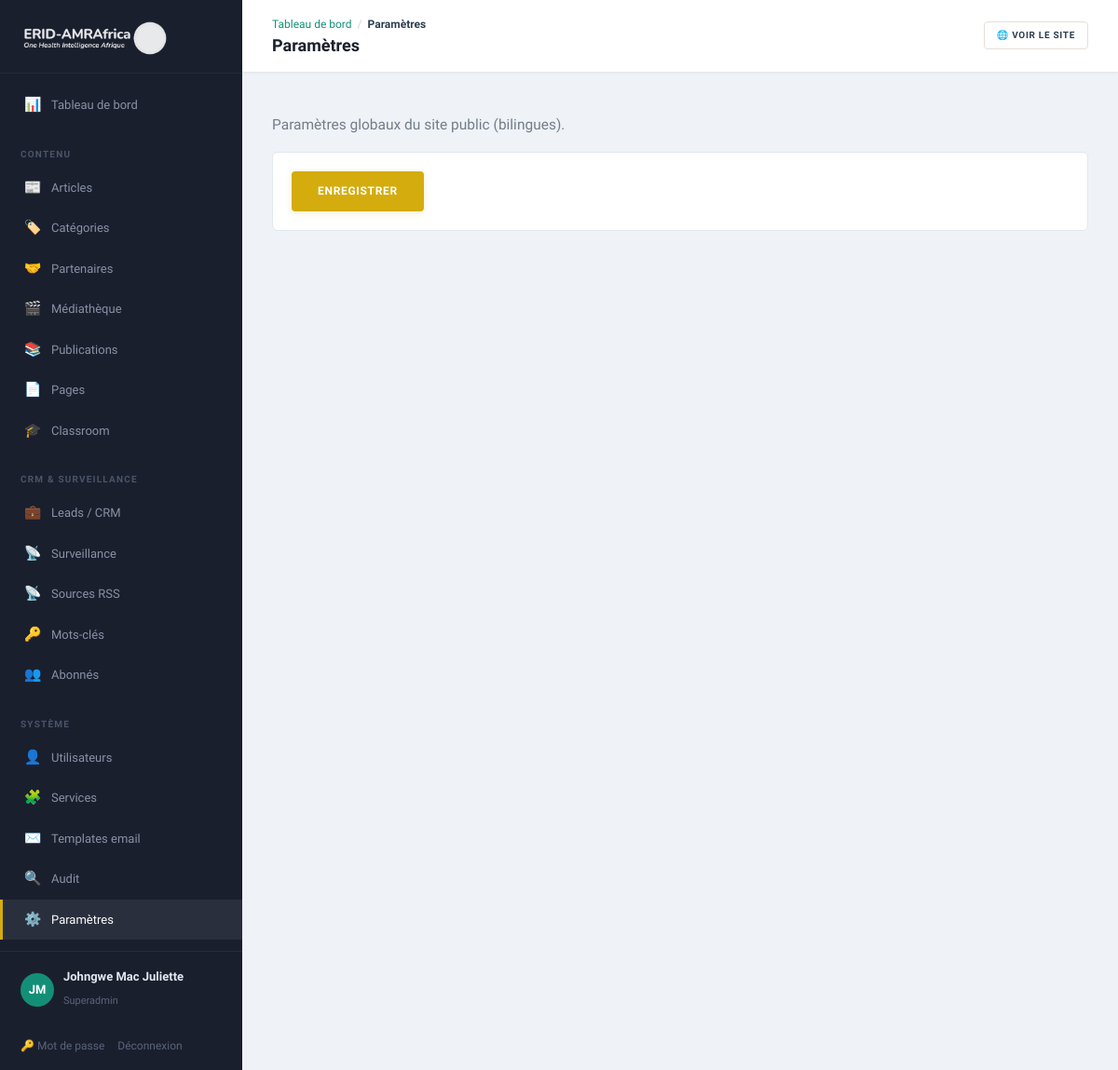
Before: /admin/settings (signed in) with the older database file.
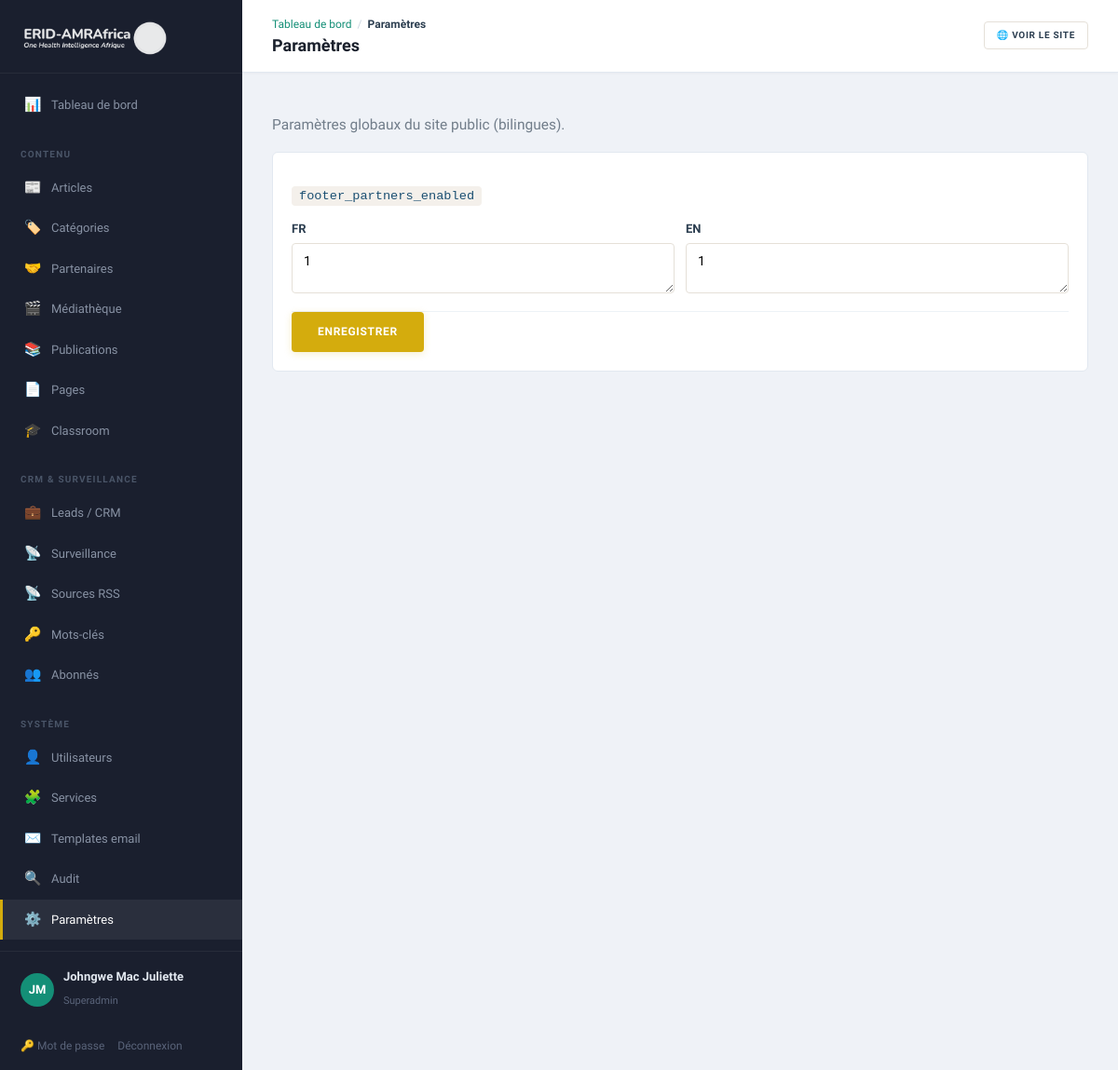
After: the same page with the newer database file.
### tables this page shows
CREATE TABLE settings (
    setting_key     VARCHAR(100)    PRIMARY KEY,
    value_fr        TEXT            NULL,
    value_en        TEXT            NULL,
    updated_at      DATETIME        NOT NULL DEFAULT CURRENT_TIMESTAMP ON UPDATE CURRENT_TIMESTAMP
);

### app/Core/View.php (called while the page is built, shortened)
<?php
final class View
{
    public static function render(string $template, array $data = [], string $layout = 'public'): void
    {
        $root = Config::get('root');
        extract($data, EXTR_SKIP);
        require $root . '/app/Views/' . $template . '.php';
        $content = ob_get_clean();
        require $root . '/app/Views/layouts/' . $layout . '.php';
    }
    public static function e(?string $s): string
    {
        return htmlspecialchars((string) $s, ENT_QUOTES, 'UTF-8');
    }
}

### app/Core/Controller.php (called while the page is built, shortened)
<?php
abstract class Controller
{
    protected function view(string $template, array $data = [], string $layout = 'public'): void
    {
        View::render($template, $data, $layout);
    }
}

### app/Controllers/Admin/ContentController.php (called while the page is built, shortened)
<?php
final class ContentController extends Controller
{
    public function settings(): void
    {
        $settings = Database::all('SELECT * FROM settings ORDER BY setting_key');
        $this->view('admin/settings', ['title' => 'Paramètres', 'settings' => $settings], 'admin');
    }
}

### public/index.php (called while the page is built, shortened)
<?php
spl_autoload_register(function (string $class): void {
    $path = APP_ROOT . '/app/' . str_replace('\\', '/', substr($class, 4)) . '.php';
});
$router = new Router();
$router->dispatch($_SERVER['REQUEST_METHOD'], $_SERVER['REQUEST_URI']);

### app/Core/Auth.php (called while the page is built, shortened)
<?php
final class Auth
{
    public static function check(): bool
    {
        return true;
    }
    public static function user(): ?array
    {
        return [
            'id'   => $_SESSION['uid'],
            'name' => $_SESSION['uname'],
            'role' => $_SESSION['urole'],
        ];
    }
}

### app/Core/Config.php (called while the page is built, shortened)
<?php
final class Config
{
    private static array $data = [];
    public static function load(string $root): void
    {
        $env = [];
        self::$data = [
            'app' => [
                'name'   => $env['APP_NAME']   ?? 'ERID-AMRAfrica',
                'env'    => $env['APP_ENV']    ?? 'production',
                'url'    => $env['APP_URL']    ?? 'http://localhost:8080',
                'locale' => $env['APP_LOCALE'] ?? 'fr',
            ],
            'db' => [
                'host' => $env['DB_HOST'] ?? '127.0.0.1',
                'port' => $env['DB_PORT'] ?? '3306',
                'name' => $env['DB_NAME'] ?? 'erid_amrafrica',
                'user' => $env['DB_USER'] ?? 'root',
                'pass' => $env['DB_PASS'] ?? '',
            ],
            'mail' => [
                'from'      => $env['MAIL_FROM'] ?? 'consulting@erid-amrafrica.org',
                'from_name' => $env['MAIL_FROM_NAME'] ?? 'ERID-AMRAfrica',
            ],
            'root' => $root,
        ];
    }
    public static function get(string $key): mixed
    {
        return self::$data[$key] ?? null;
    }
}

### app/Core/Database.php (called while the page is built, shortened)
<?php
final class Database
{
    private static ?PDO $pdo = null;
    public static function pdo(): PDO
    {
        if (self::$pdo === null) {
            $cfg = Config::get('db');
            $dsn = sprintf(
                'mysql:host=%s;port=%s;dbname=%s;charset=utf8mb4',
                $cfg['host'], $cfg['port'], $cfg['name']
            );
            try {
                self::$pdo = new PDO($dsn, $cfg['user'], $cfg['pass'], [
                    PDO::ATTR_ERRMODE            => PDO::ERRMODE_EXCEPTION,
                    PDO::ATTR_DEFAULT_FETCH_MODE => PDO::FETCH_ASSOC,
                    PDO::ATTR_EMULATE_PREPARES   => false,
                    PDO::MYSQL_ATTR_INIT_COMMAND => "SET NAMES utf8mb4 COLLATE utf8mb4_unicode_ci",
                ]);
            } catch (PDOException $e) {
                http_response_code(500);
                exit('Database connection failed.');
            }
        }
        return self::$pdo;
    }
    public static function all(string $sql, array $params = []): array
    {
        $stmt = self::pdo()->prepare($sql);
        $stmt->execute($params);
        return $stmt->fetchAll();
    }
}

### app/Views/admin/settings.php (the view, shortened to what the changed rows need)
<?php
$e = fn($s) => View::e($s);
?>
<p class="muted">Paramètres globaux du site public (bilingues).</p>
<div class="panel">
  <form method="post" action="/admin/settings">
    <?php foreach ($settings as $s): ?>
      <div class="setting-row">
        <code><?= $e($s['setting_key']) ?></code>
        <div class="form-grid">
          <label>FR<textarea name="fr[<?= $e($s['setting_key']) ?>]" rows="2"><?= $e($s['value_fr']) ?></textarea></label>
          <label>EN<textarea name="en[<?= $e($s['setting_key']) ?>]" rows="2"><?= $e($s['value_en']) ?></textarea></label>
        </div>
      </div>
    <?php endforeach; ?>
    <button class="btn btn-gold lg" type="submit">Enregistrer</button>
  </form>
</div>

### app/Core/Router.php (shortened to what the changed rows need)
<?php
final class Router
{
    private array $routes = ['GET' => [], 'POST' => []];
    public function get(string $path, callable|array $handler): void
    {
        $this->routes['GET'][$this->normalize($path)] = $handler;
    }
    public function post(string $path, callable|array $handler): void
    {
        $this->routes['POST'][$this->normalize($path)] = $handler;
    }
    private function normalize(string $path): string
    {
        return '/' . trim($path, '/');
    }
    public function dispatch(string $method, string $uri): void
    {
        $path = $this->normalize(parse_url($uri, PHP_URL_PATH) ?: '/');
        foreach ($this->routes[$method] ?? [] as $route => $handler) {
            $pattern = '#^' . preg_replace('#\{[a-zA-Z_]+\}#', '([^/]+)', $route) . '$#';
            if (preg_match($pattern, $path, $m)) {
                array_shift($m);
                $this->invoke($handler, $m);
                return;
            }
        }
    }
    private function invoke(callable|array $handler, array $args): void
    {
        if (is_array($handler)) {
            [$class, $method] = $handler;
            (new $class())->{$method}(...$args);
            return;
        }
    }
}

### app/Views/layouts/admin.php (shortened to what the changed rows need)
<?php
$e = fn($s) => View::e($s);
$u = Auth::user();
$uri = strtok($_SERVER['REQUEST_URI'] ?? '', '?');
$isActive = fn($path) => $uri === $path ? 'active' : '';
$initials = implode('', array_map(fn($w) => mb_strtoupper(mb_substr($w, 0, 1)), explode(' ', $u['name'] ?? 'A')));
$crumbs = [['Tableau de bord', '/admin']];
$segments = array_filter(explode('/', trim($uri, '/')));
array_shift($segments);
$breadcrumbLabels = [
    'articles' => 'Articles', 'categories' => 'Catégories', 'partners' => 'Partenaires', 'media' => 'Médiathèque', 'publications' => 'Publications',
    'pages' => 'Pages', 'courses' => 'Classroom', 'leads' => 'Leads / CRM',
    'rumours' => 'Surveillance', 'rss-sources' => 'Sources RSS', 'keyword-rules' => 'Mots-clés',
    'subscribers' => 'Abonnés', 'users' => 'Utilisateurs',
    'services' => 'Services', 'email-templates' => 'Templates email', 'audit' => 'Audit',
    'settings' => 'Paramètres', 'new' => 'Nouveau', 'edit' => 'Éditer', 'export' => 'Export',
    'password' => 'Mot de passe',
];
$path = '/admin';
foreach ($segments as $seg) {
    $path .= '/' . $seg;
    $crumbs[] = [$breadcrumbLabels[$seg] ?? (is_numeric($seg) ? '#' . $seg : ucfirst($seg)), $path];
}
?>
<!DOCTYPE html>
<html lang="fr">
<head>
    <link rel="stylesheet" href="/assets/css/app.css">
</head>
<body class="admin">
<aside class="sidebar" id="adminSidebar">
    <div class="sidebar__logo">
        <a href="/admin"><img src="/assets/logo.png" alt="ERID-AMRAfrica" class="sidebar__logo-img"></a>
    </div>
    <nav class="sidebar__nav">
        <a href="/admin" class="sidebar__link <?= $isActive('/admin') ?>">
            <span class="sidebar__icon">📊</span> Tableau de bord
        </a>
        <div class="sidebar__section">Contenu</div>
        <a href="/admin/articles" class="sidebar__link <?= str_starts_with($uri, '/admin/articles') ? 'active' : '' ?>">
            <span class="sidebar__icon">📰</span> Articles
        </a>
        <a href="/admin/categories" class="sidebar__link <?= str_starts_with($uri, '/admin/categories') ? 'active' : '' ?>">
            <span class="sidebar__icon">🏷️</span> Catégories
        </a>
        <a href="/admin/partners" class="sidebar__link <?= str_starts_with($uri, '/admin/partners') ? 'active' : '' ?>">
            <span class="sidebar__icon">🤝</span> Partenaires
        </a>
        <a href="/admin/media" class="sidebar__link <?= str_starts_with($uri, '/admin/media') ? 'active' : '' ?>">
            <span class="sidebar__icon">🎬</span> Médiathèque
        </a>
        <a href="/admin/publications" class="sidebar__link <?= str_starts_with($uri, '/admin/publications') ? 'active' : '' ?>">
            <span class="sidebar__icon">📚</span> Publications
        </a>
        <a href="/admin/pages" class="sidebar__link <?= str_starts_with($uri, '/admin/pages') ? 'active' : '' ?>">
            <span class="sidebar__icon">📄</span> Pages
        </a>
        <a href="/admin/courses" class="sidebar__link <?= str_starts_with($uri, '/admin/courses') ? 'active' : '' ?>">
            <span class="sidebar__icon">🎓</span> Classroom
        </a>
        <div class="sidebar__section">CRM & Surveillance</div>
        <a href="/admin/leads" class="sidebar__link <?= str_starts_with($uri, '/admin/leads') ? 'active' : '' ?>">
            <span class="sidebar__icon">💼</span> Leads / CRM
        </a>
        <a href="/admin/rumours" class="sidebar__link <?= str_starts_with($uri, '/admin/rumours') ? 'active' : '' ?>">
            <span class="sidebar__icon">📡</span> Surveillance
        </a>
        <a href="/admin/rss-sources" class="sidebar__link <?= str_starts_with($uri, '/admin/rss-sources') ? 'active' : '' ?>">
            <span class="sidebar__icon">📡</span> Sources RSS
        </a>
        <a href="/admin/keyword-rules" class="sidebar__link <?= str_starts_with($uri, '/admin/keyword-rules') ? 'active' : '' ?>">
            <span class="sidebar__icon">🔑</span> Mots-clés
        </a>
        <a href="/admin/subscribers" class="sidebar__link <?= str_starts_with($uri, '/admin/subscribers') ? 'active' : '' ?>">
            <span class="sidebar__icon">👥</span> Abonnés
        </a>
        <?php if (in_array($_SESSION['urole'] ?? '', ['superadmin', 'editor'])): ?>
        <div class="sidebar__section">Système</div>
        <?php if (($_SESSION['urole'] ?? '') === 'superadmin'): ?>
        <a href="/admin/users" class="sidebar__link <?= str_starts_with($uri, '/admin/users') ? 'active' : '' ?>">
            <span class="sidebar__icon">👤</span> Utilisateurs
        </a>
        <?php endif; ?>
        <a href="/admin/services" class="sidebar__link <?= str_starts_with($uri, '/admin/services') ? 'active' : '' ?>">
            <span class="sidebar__icon">🧩</span> Services
        </a>
        <a href="/admin/email-templates" class="sidebar__link <?= str_starts_with($uri, '/admin/email-templates') ? 'active' : '' ?>">
            <span class="sidebar__icon">✉️</span> Templates email
        </a>
        <a href="/admin/audit" class="sidebar__link <?= str_starts_with($uri, '/admin/audit') ? 'active' : '' ?>">
            <span class="sidebar__icon">🔍</span> Audit
        </a>
        <a href="/admin/settings" class="sidebar__link <?= str_starts_with($uri, '/admin/settings') ? 'active' : '' ?>">
            <span class="sidebar__icon">⚙️</span> Paramètres
        </a>
        <?php endif; ?>
    </nav>
    <div class="sidebar__user">
        <div class="sidebar__avatar"><?= $e(mb_substr($initials, 0, 2)) ?></div>
        <div class="sidebar__user-info">
            <strong><?= $e($u['name'] ?? '') ?></strong>
            <small><?= $e(ucfirst($u['role'] ?? '')) ?></small>
        </div>
    </div>
    <div class="sidebar__foot">
        <a href="/admin/password">🔑 Mot de passe</a>
        <a href="/admin/logout">Déconnexion</a>
    </div>
</aside>
<div class="admin-main">
    <header class="admin-top">
        <div class="admin-top__left">
            <nav class="breadcrumbs" aria-label="Fil d'Ariane">
                <?php foreach ($crumbs as $i => $c): ?>
                    <?php if ($i > 0): ?><span class="breadcrumbs__sep">/</span><?php endif; ?>
                    <?php if ($i === count($crumbs) - 1): ?>
                        <span class="breadcrumbs__current"><?= $e($c[0]) ?></span>
                    <?php else: ?>
                        <a href="<?= $e($c[1]) ?>" class="breadcrumbs__link"><?= $e($c[0]) ?></a>
                    <?php endif; ?>
                <?php endforeach; ?>
            </nav>
            <h1><?= $e($title ?? '') ?></h1>
        </div>
        <div class="admin-top__right">
            <a class="btn btn-ghost sm" href="/" target="_blank">🌐 Voir le site</a>
        </div>
    </header>
    <div class="admin-content"><?= $content ?></div>
</div>
</body>
</html>

Changed rows visible on the page:
added settings: setting_key "footer_partners_enabled", setting_key+value_fr "1", setting_key+value_en "1"
